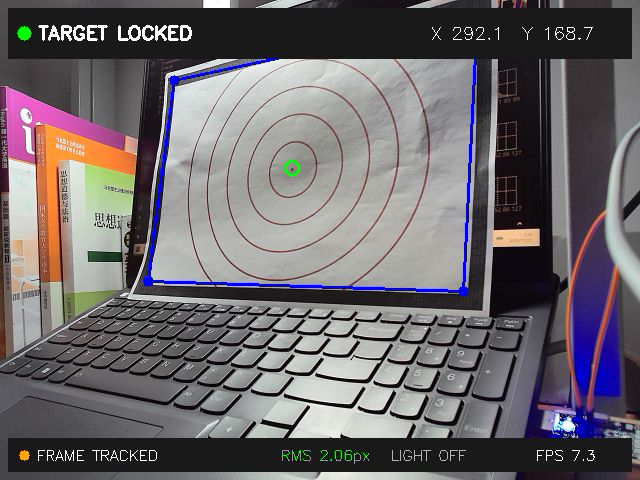
#> input picture example.jpeg, 640 x 480 px; its folder holds only this picture in this run
$ python -i target_frame.py   (imports and definitions only)
#> lines starting #> are read from the running program, lines starting #| are printed output that depends on the picture; after the words box and inside, x2 and y2 are one past the last pixel; in counts of white or black regions, pixels touching at a corner belong together
#> further down, picture is the input picture: shape (480, 640, 3); mean B, G, R 107.3, 103.6, 108.4
### vision/native_backend.py
"""C++/NEON 加速后端桥接。"""

import ctypes
import glob
import os
import threading
from typing import List, Optional, Tuple, TypedDict

import numpy as np

from common.config import (
    TARGET_ACCEL_BACKEND,
    TARGET_ACCEL_LIB_PATH,
)


class NativeLkResult(TypedDict):
    corners: np.ndarray
    tracked_points: np.ndarray
    inlier_count: int
    support_ratio: float
    area_ratio: float
    max_shift: float


# [6 lines left out: function _resolve_library_path, not called in this run]


class NativeVisionBackend:
    def __init__(self) -> None:
        self._lock = threading.Lock()
        self._initialized = False
        self._available = False
        self._backend_mode = TARGET_ACCEL_BACKEND.lower().strip()
        self._lib: Optional[ctypes.CDLL] = None
        self._loaded_dep_libs: List[ctypes.CDLL] = []
        self._failure_reason = ""

    # [9 lines left out: functions is_available, failure_reason, not called in this run]

    @property
    def backend_mode(self) -> str:
        return self._backend_mode

    # [404 lines left out: functions _ensure_initialized, _preload_dependency_libraries, _configure_signatures, _as_u8_image, _as_f32_array, _as_f64_array and 6 more, not called in this run]


_RING_FIT_ERRORS = {
    -1: "empty red mask",
    -2: "insufficient ring candidates",
    -3: "ring centers inconsistent",
    -4: "joint circle fit failed",
    -5: "joint radii outside target range",
}


_NATIVE_BACKEND_SINGLETON: Optional[NativeVisionBackend] = None


def get_native_backend() -> NativeVisionBackend:
    global _NATIVE_BACKEND_SINGLETON
    if _NATIVE_BACKEND_SINGLETON is None:
        _NATIVE_BACKEND_SINGLETON = NativeVisionBackend()
    return _NATIVE_BACKEND_SINGLETON

### vision/target_frame.py
"""靶纸框检测、角点跟踪与透视几何。"""

import math
from typing import Optional

import cv2
import numpy as np

from common.config import (
    TARGET_ACCEL_USE_CPP_LK,
    TARGET_ACCEL_USE_CPP_PERSPECTIVE,
    CORNER_TRACK_MAX_FEATURES,
    CORNER_TRACK_MAX_FRAMES,
    CORNER_TRACK_MIN_FEATURES,
    CORNER_DETECT_INTERVAL,
    CORNER_TRACK_REFRESH_FEATURES,
    CORNER_TRACK_MAX_OFFSCREEN_FRAMES,
    CORNER_LOST_DETECT_INTERVAL,
    CORNER_REDETECT_ROI_PADDING,
    CORNER_PREDICT_DETECT_INTERVAL,
    CORNER_TRACK_VISIBLE_BLIND_FRAMES,
    CORNER_TRACK_PREDICTION_VELOCITY_DECAY,
    CORNER_TRACK_CENTER_ANCHOR_MAX_CORRECTION_PX,
    CORNER_TRACK_MOTION_THRESHOLD_PX,
    CORNER_TRACK_PREDICTION_TOLERANCE_PX,
    CORNER_TRACK_SMOOTH_ALPHA,
    CORNER_TRACK_VELOCITY_ALPHA,
    CORNER_TRACK_MAX_SHIFT,
    CORNER_TRACK_AREA_MIN_RATIO,
    CORNER_TRACK_AREA_MAX_RATIO,
    CORNER_TRACK_REJECTED_FRAMES,
    CORNER_TRACK_SCALE,
    FRAME_CLOSE_KERNEL,
    FRAME_ASPECT_TOLERANCE,
    FRAME_ASPECT_WIDE_TOLERANCE,
    FRAME_EDGE_FIT_SAMPLES,
    FRAME_EDGE_FIT_STRIP_PX,
    FRAME_DETECT_SCALE,
    FRAME_MIN_AREA_RATIO,
    FRAME_HSV_HIGH,
    FRAME_HSV_LOW,
    RECT_HEIGHT,
    RECT_WIDTH,
    TRACKING_ROI_MARGIN,
    TRACKING_ROI_MIN_HEIGHT,
    TRACKING_ROI_MIN_WIDTH,
)
from vision.native_backend import get_native_backend

_NATIVE_BACKEND = get_native_backend()

LK_FLOW_OPTIONS = {
    "winSize": (11, 11),
    "maxLevel": 2,
    "criteria": (
        cv2.TERM_CRITERIA_EPS | cv2.TERM_CRITERIA_COUNT,
        15,
        0.03
    )
}


def order_points(pts):
    """
    将四个角点排序为：
    左上、右上、右下、左下

    返回 shape=(4,2) 的 float32 数组。
    """

    pts = np.array(pts, dtype=np.float32).reshape(4, 2)
    if not np.isfinite(pts).all():
        return pts

    sums = pts[:, 0] + pts[:, 1]
    diffs = pts[:, 0] - pts[:, 1]
    tl_index = int(np.argmin(sums))
    br_index = int(np.argmax(sums))
    tr_index = int(np.argmax(diffs))
    bl_index = int(np.argmin(diffs))

    ordered = np.asarray(
        [
            pts[tl_index],
            pts[tr_index],
            pts[br_index],
            pts[bl_index],
        ],
        dtype=np.float32
    )
    return ordered


def _matches_target_aspect(corners):
    edges = np.linalg.norm(
        np.roll(corners, -1, axis=0) - corners,
        axis=1
    )
    opposite_width = min(edges[0], edges[2])
    opposite_width_max = max(edges[0], edges[2])
    opposite_height = min(edges[1], edges[3])
    opposite_height_max = max(edges[1], edges[3])
    if (
        opposite_width_max <= 0
        or opposite_height_max <= 0
    ):
        return False
    if (
        opposite_width / opposite_width_max < 0.45
        or opposite_height / opposite_height_max < 0.45
    ):
        return False
    average_width = (edges[0] + edges[2]) / 2.0
    average_height = (edges[1] + edges[3]) / 2.0
    if average_width <= 0 or average_height <= 0:
        return False

    measured_aspect = max(average_width, average_height) / min(
        average_width,
        average_height
    )
    expected_aspect = max(
        RECT_WIDTH / RECT_HEIGHT,
        RECT_HEIGHT / RECT_WIDTH
    )
    aspect_error = measured_aspect / expected_aspect - 1.0
    return (
        -FRAME_ASPECT_TOLERANCE
        <= aspect_error
        <= FRAME_ASPECT_WIDE_TOLERANCE
    )


def _deduplicate_frame_candidates(candidates, pixel_tolerance=6.0):
    """合并同一黑框在多层轮廓和多 epsilon 下的重复候选。"""
    candidates = sorted(
        candidates,
        key=lambda item: item[0],
        reverse=True
    )
    kept = []
    for score, quad in candidates:
        duplicate = False
        for _, kept_quad in kept:
            center_shift = float(np.linalg.norm(
                np.mean(quad, axis=0)
                - np.mean(kept_quad, axis=0)
            ))
            corner_shift = float(np.max(
                np.linalg.norm(quad - kept_quad, axis=1)
            ))
            area = abs(cv2.contourArea(
                quad.astype(np.float32).reshape(-1, 1, 2)
            ))
            kept_area = abs(cv2.contourArea(
                kept_quad.astype(np.float32).reshape(-1, 1, 2)
            ))
            area_ratio = (
                area / kept_area
                if kept_area > 0
                else 0.0
            )
            if (
                center_shift <= pixel_tolerance
                and corner_shift <= pixel_tolerance * 2.0
                and 0.75 <= area_ratio <= 1.33
            ):
                duplicate = True
                break
        if not duplicate:
            kept.append((score, quad))
    return kept


def _quadrilateral_border_quality(mask, quad):
    """检查候选四边形是否真的具有黑色外边和较干净的内部。"""
    height, width = mask.shape[:2]
    quad = np.asarray(quad, dtype=np.float32).reshape(4, 2)
    center = np.mean(quad, axis=0)

    edge_samples = 0
    edge_dark = 0
    inner_samples = 0
    inner_dark = 0

    for index in range(4):
        point_a = quad[index]
        point_b = quad[(index + 1) % 4]
        edge = point_b - point_a
        edge_length = float(np.linalg.norm(edge))
        if edge_length < 1.0:
            continue
        midpoint = (point_a + point_b) * 0.5
        inward = center - midpoint
        inward_length = float(np.linalg.norm(inward))
        if inward_length < 1.0:
            continue
        inward /= inward_length
        perpendicular = np.asarray(
            [-edge[1] / edge_length, edge[0] / edge_length],
            dtype=np.float32
        )
        for sample_index in range(17):
            ratio = sample_index / 16.0
            point = point_a + edge * ratio
            for offset in (-2.0, 0.0, 2.0):
                sample = point + perpendicular * offset
                sx = int(round(float(sample[0])))
                sy = int(round(float(sample[1])))
                if 0 <= sx < width and 0 <= sy < height:
                    edge_samples += 1
                    edge_dark += int(mask[sy, sx] != 0)

            inner_point = point + inward * 7.0
            for offset in (-1.0, 0.0, 1.0):
                sample = inner_point + perpendicular * offset
                sx = int(round(float(sample[0])))
                sy = int(round(float(sample[1])))
                if 0 <= sx < width and 0 <= sy < height:
                    inner_samples += 1
                    inner_dark += int(mask[sy, sx] != 0)

    edge_ratio = (
        float(edge_dark) / float(edge_samples)
        if edge_samples > 0
        else 0.0
    )
    inner_ratio = (
        float(inner_dark) / float(inner_samples)
        if inner_samples > 0
        else 1.0
    )
    interior_mask = np.zeros(mask.shape, dtype=np.uint8)
    cv2.fillConvexPoly(
        interior_mask,
        np.round(quad).astype(np.int32),
        255
    )
    interior_pixels = cv2.bitwise_and(mask, interior_mask)
    interior_ratio = (
        float(cv2.countNonZero(interior_pixels))
        / float(max(1, cv2.countNonZero(interior_mask)))
    )

    quality = edge_ratio - 0.45 * inner_ratio - 0.15 * interior_ratio
    return float(edge_ratio), float(inner_ratio), float(interior_ratio), float(quality)


def _fit_quad_edge_lines(mask, quad):
    """根据实际黑色边缘像素重新拟合四条边，并用亚像素线交点修正角点。"""
    lines = []
    height, width = mask.shape[:2]

    for index in range(4):
        point_a = quad[index]
        point_b = quad[(index + 1) % 4]
        edge = point_b - point_a
        edge_length = float(np.linalg.norm(edge))
        if edge_length < 1.0:
            return None

        edge_unit = edge / edge_length
        normal = np.asarray(
            [-edge_unit[1], edge_unit[0]],
            dtype=np.float32
        )
        sample_count = min(
            FRAME_EDGE_FIT_SAMPLES,
            max(12, int(round(edge_length / 3.0)))
        )
        strip_width = min(
            5.0,
            max(FRAME_EDGE_FIT_STRIP_PX, edge_length * 0.015)
        )
        line_points = []
        strip_offsets = np.linspace(
            -strip_width,
            strip_width,
            5
        )
        for sample_index in range(sample_count):
            ratio = sample_index / float(max(1, sample_count - 1))
            edge_point = point_a + edge * ratio
            for perpendicular_offset in strip_offsets:
                sample = (
                    edge_point
                    + normal * float(perpendicular_offset)
                )
                sx = int(round(float(sample[0])))
                sy = int(round(float(sample[1])))
                if (
                    0 <= sx < width
                    and 0 <= sy < height
                    and mask[sy, sx] != 0
                ):
                    line_points.append((sx, sy))

        if len(line_points) < max(6, int(edge_length * 0.08)):
            return None
        line_point_array = np.asarray(
            line_points,
            dtype=np.float32
        ).reshape(-1, 1, 2)

        try:
            vx, vy, x0, y0 = cv2.fitLine(
                line_point_array,
                cv2.DIST_L2,
                0,
                0.01,
                0.01
            ).reshape(-1)
        except cv2.error:
            return None

        line_vector = np.asarray([vx, vy], dtype=np.float32)
        line_vector_length = float(np.linalg.norm(line_vector))
        if line_vector_length <= 0:
            return None
        line_vector /= line_vector_length
        line_point = np.asarray([x0, y0], dtype=np.float32)
        line_normal = np.asarray(
            [-line_vector[1], line_vector[0]],
            dtype=np.float32
        )
        line_a = float(line_normal[0])
        line_b = float(line_normal[1])
        line_c = -float(line_normal @ line_point)
        lines.append((line_a, line_b, line_c))

    refined = np.zeros((4, 2), dtype=np.float32)
    for index in range(4):
        line_a, line_b, line_c = lines[index]
        next_a, next_b, next_c = lines[(index + 1) % 4]
        denominator = (
            line_a * next_b
            - next_a * line_b
        )
        if abs(denominator) < 1e-4:
            return None
        x = (
            line_b * next_c
            - next_b * line_c
        ) / denominator
        y = (
            next_a * line_c
            - line_a * next_c
        ) / denominator
        refined[index] = (x, y)

    refined = order_points(refined)
    if (
        not np.isfinite(refined).all()
        or not cv2.isContourConvex(
            refined.astype(np.float32).reshape(-1, 1, 2)
        )
    ):
        return None

    original_area = abs(cv2.contourArea(
        quad.astype(np.float32).reshape(-1, 1, 2)
    ))
    refined_area = abs(cv2.contourArea(
        refined.reshape(-1, 1, 2)
    ))
    area_ratio = (
        refined_area / original_area
        if original_area > 0
        else 0.0
    )
    if not 0.75 <= area_ratio <= 1.25:
        return None

    corner_shift = float(np.max(
        np.linalg.norm(refined - quad, axis=1)
    ))
    if corner_shift > max(25.0, math.sqrt(original_area) * 0.12):
        return None

    return refined


def detect_target_corners(frame, reference_corners=None):
    """
    从原始相机图像中寻找黑色矩形边框。

    返回：
        corners: 左上、右上、右下、左下
        black_mask: 黑色区域二值图

    如果未找到可靠的四边形，返回 None。
    """

    analysis_size = (
        max(1, int(frame.shape[1] * FRAME_DETECT_SCALE)),
        max(1, int(frame.shape[0] * FRAME_DETECT_SCALE))
    )
#> analysis_size = (256, 192)
    analysis_frame = cv2.resize(
        frame,
        analysis_size,
        interpolation=cv2.INTER_AREA
    )
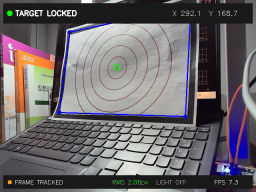
#> analysis_frame: shape (192, 256, 3); mean B, G, R 107.3, 103.6, 108.4

    hsv = cv2.cvtColor(
        analysis_frame,
        cv2.COLOR_BGR2HSV
    )
#> hsv: shape (192, 256, 3); mean H, S, V 79, 32.9, 115.1
    hsv_mask = cv2.inRange(
        hsv,
        FRAME_HSV_LOW,
        FRAME_HSV_HIGH
    )
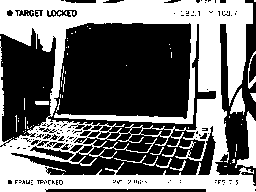
#> hsv_mask: shape (192, 256); 43.8% white; 71 white regions (58 under 20 px), largest, box (x1, y1, x2, y2) and area: (0, 0, 256, 192) 20143, (235, 111, 256, 168) 494, (230, 88, 245, 115) 218

    image_area = analysis_frame.shape[0] * analysis_frame.shape[1]
#> image_area = 49152
    image_height, image_width = analysis_frame.shape[:2]
#> image_height = 192; image_width = 256

    def find_candidates(mask):
        mask = cv2.morphologyEx(
            mask,
            cv2.MORPH_CLOSE,
            FRAME_CLOSE_KERNEL,
            iterations=2
        )
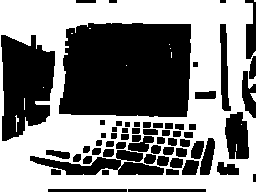
#> mask: shape (192, 256); 51.2% white; 62 black regions (1 under 20 px)

        contours, _ = cv2.findContours(
            mask,
            cv2.RETR_TREE,
            cv2.CHAIN_APPROX_SIMPLE
        )
#> contours = 69 contours, 12 with area under 20; largest, box (x1, y1, x2, y2) and area: (0, 0, 256, 192) 47076, (58, 22, 192, 118) 11730, (0, 34, 56, 142) 4408, (224, 111, 250, 160) 985, (29, 155, 122, 176) 944

        candidates = []

        # 独立靶纸优先选择外框；靶纸与背景相连时使用内部框候选。
        for contour in contours:
            x, y, width, height = cv2.boundingRect(contour)

            if (
                x <= 1
                or y <= 1
                or x + width >= image_width - 1
                or y + height >= image_height - 1
            ):
                continue

            if cv2.contourArea(contour) < image_area * FRAME_MIN_AREA_RATIO:
                continue

            perimeter = cv2.arcLength(contour, True)
            if perimeter <= 0:
                continue

            for epsilon_ratio in [0.015, 0.02, 0.025, 0.03, 0.04, 0.05]:
                approx = cv2.approxPolyDP(
                    contour,
                    epsilon_ratio * perimeter,
                    True
                )

                if len(approx) == 4 and cv2.isContourConvex(approx):
                    quad = order_points(approx.reshape(4, 2))
                    quad_area = abs(
                        cv2.contourArea(
                            quad.astype(np.float32).reshape(-1, 1, 2)
                        )
                    )

                    if (
                        quad_area >= image_area * FRAME_MIN_AREA_RATIO
                        and _matches_target_aspect(quad)
                    ):
                        edge_ratio, inner_ratio, interior_ratio, quality = (
                            _quadrilateral_border_quality(mask, quad)
                        )
                        if (
                            edge_ratio >= 0.38
                            and inner_ratio <= 0.72
                            and quality >= -0.05
                        ):
                            candidates.append((
                                1000.0 * quality
                                + quad_area / float(image_area) * 120.0
                                - interior_ratio * 25.0,
                                quad,
                            ))
                    break
#> this loop made 69 passes
#> (x, y) on passes 1, 3, 4, 5, 6, 7, 9, 10, 11, 12, 14, 15: (250, 93), (0, 0), (101, 169), (165, 168), (50, 168), (216, 161), (181, 159), (169, 157), (156, 155), (82, 155), (143, 153), (72, 153)
#> (contour, x, y) on passes 2, 54, 60: ([[254, 0], [254, 1], [255, 1], [255, 0]], 254, 0), ([[236, 144], [236, 150]], 236, 144), ([[24, 98], [24, 109]], 24, 98)
#> after the loop, candidates = [(469.8, [[65, 29], [190, 23], [187, 116], [59, 114]])]

        candidates = _deduplicate_frame_candidates(candidates)
#> the loop in _deduplicate_frame_candidates, `for score, quad in candidates:` made 1 pass
#> (score, quad) on pass 1: (469.8, [[65, 29], [190, 23], [187, 116], [59, 114]])
#> after the loop in _deduplicate_frame_candidates, `for score, quad in candidates:`: kept has the same summary as candidates in find_candidates
        candidates.sort(
            key=lambda item: item[0],
            reverse=True
        )
        refined_candidates = []
        for candidate_index, (score, quad) in enumerate(candidates):
            if candidate_index >= 1:
                refined_candidates.append((score, quad))
                continue
            refined_quad = _fit_quad_edge_lines(mask, quad)
            if refined_quad is not None:
                quad = refined_quad
                quad_area = abs(
                    cv2.contourArea(
                        quad.astype(np.float32).reshape(-1, 1, 2)
                    )
                )
                edge_ratio, inner_ratio, interior_ratio, quality = (
                    _quadrilateral_border_quality(mask, quad)
                )
                if (
                    edge_ratio >= 0.38
                    and inner_ratio <= 0.72
                    and quality >= -0.05
                    and _matches_target_aspect(quad)
                ):
                    score = (
                        1000.0 * quality
                        + quad_area / float(image_area) * 120.0
                        - interior_ratio * 25.0
                    )
            refined_candidates.append((score, quad))
#> this loop made 1 pass
#> (candidate_index, refined in _fit_quad_edge_lines) on pass 1: (0, [[0, 0], [0, 0], [0, 0], [0, 0]])
#> pass 1, in _quadrilateral_border_quality (call 2), `interior_pixels = cv2.bitwise_and(mask, interior_mask)`:
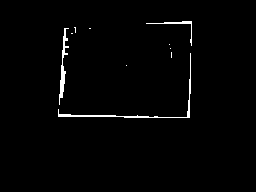
#> interior_pixels: shape (192, 256); 1.4% white in thin lines or dots, all inside (x1, y1, x2, y2) = (58, 21, 192, 118)
#> after the loop, refined_candidates = [(644.1, [[64.03, 28.24], [191.5, 20.71], [189.3, 117.4], [58.06, 116]])]

        return refined_candidates, mask

    candidates, black_mask = find_candidates(hsv_mask)
#> candidates has the same summary as refined_candidates in find_candidates
    candidates = _deduplicate_frame_candidates(candidates)
#> the loop in _deduplicate_frame_candidates (call 2), `for score, quad in candidates:` made 1 pass
#> score on pass 1: 644.1

    if not candidates:
        gray = cv2.cvtColor(
            analysis_frame,
            cv2.COLOR_BGR2GRAY
        )
        otsu_threshold, _ = cv2.threshold(
            gray,
            0,
            255,
            cv2.THRESH_BINARY_INV | cv2.THRESH_OTSU
        )
        _, otsu_mask = cv2.threshold(
            gray,
            otsu_threshold,
            255,
            cv2.THRESH_BINARY_INV
        )
        candidates, black_mask = find_candidates(otsu_mask)
        candidates = _deduplicate_frame_candidates(candidates)

    if not candidates:
        return None, black_mask

    # 优先选择与已知靶纸框几何最一致的候选。
    use_reference_selection = False
    if reference_corners is not None:
        reference = np.asarray(
            reference_corners,
            dtype=np.float32
        )
        reference_area = abs(cv2.contourArea(
            reference.reshape(-1, 1, 2)
        ))
        if reference_area > 0:
            stable_candidates = []
            for _, quad in candidates:
                quad_full = quad.copy()
                quad_full[:, 0] *= frame.shape[1] / analysis_size[0]
                quad_full[:, 1] *= frame.shape[0] / analysis_size[1]
                candidate_area_full = abs(cv2.contourArea(
                    quad_full.reshape(-1, 1, 2)
                ))
                area_ratio = candidate_area_full / reference_area
                center_shift = np.linalg.norm(
                    np.mean(quad_full, axis=0)
                    - np.mean(reference, axis=0)
                )
                if (
                    0.65 <= area_ratio <= 1.55
                    and center_shift < max(
                        100.0,
                        math.sqrt(reference_area) * 0.45
                    )
                ):
                    corner_shift = float(np.max(np.linalg.norm(
                        quad_full - reference,
                        axis=1
                    )))
                    combined_score = (
                        center_shift
                        + corner_shift * 0.25
                        + abs(area_ratio - 1.0) * math.sqrt(reference_area)
                    )
                    stable_candidates.append((combined_score, quad))
            if stable_candidates:
                candidates = stable_candidates
                use_reference_selection = True

    if use_reference_selection:
        candidates.sort(key=lambda item: item[0])
    else:
        # 选择面积最大的候选矩形
        candidates.sort(
            key=lambda item: item[0],
            reverse=True
        )

    corners = candidates[0][1].copy()
#> corners = [[64.03, 28.24], [191.5, 20.71], [189.3, 117.4], [58.06, 116]]
    corners[:, 0] *= frame.shape[1] / analysis_size[0]
    corners[:, 1] *= frame.shape[0] / analysis_size[1]

    return corners, black_mask

class TargetCornerTracker:
    # [28 lines left out: functions __init__, is_active, not called in this run]

    @property
    def is_predicted(self):
        return self.predicted_frames > 0

    # [910 lines left out: functions needs_redetection, get_redetection_roi, clear, _find_features, _prepare_gray, _corners_intersect_frame and 10 more, not called in this run]

>>> import cv2
>>> picture = cv2.imread('../example.jpeg')
>>> result = detect_target_corners(picture)
